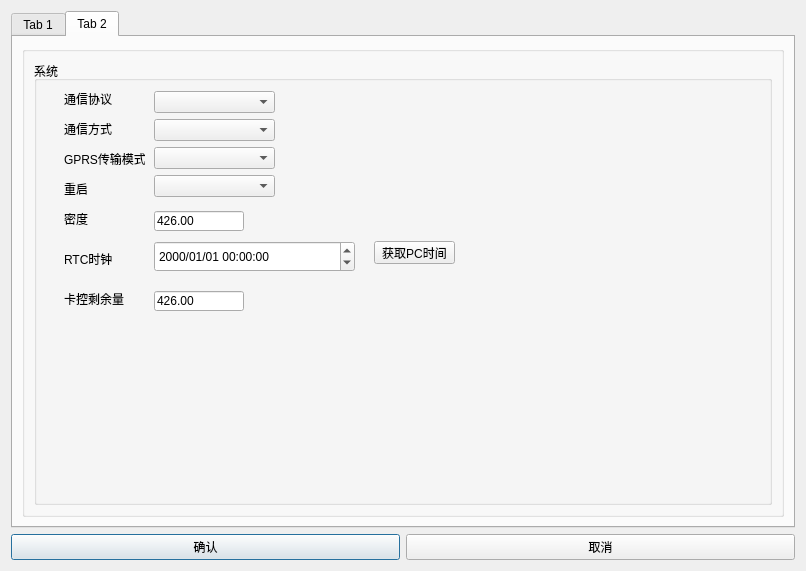
<?xml version="1.0" encoding="UTF-8"?>
<ui version="4.0">
 <class>Other_Editer</class>
 <widget class="QDialog" name="Other_Editer">
  <property name="geometry">
   <rect>
    <x>0</x>
    <y>0</y>
    <width>806</width>
    <height>571</height>
   </rect>
  </property>
  <property name="windowTitle">
   <string>Dialog</string>
  </property>
  <layout class="QGridLayout" name="gridLayout">
   <item row="1" column="0">
    <layout class="QHBoxLayout" name="horizontalLayout">
     <item>
      <widget class="QPushButton" name="ConfirmBtn">
       <property name="text">
        <string>确认</string>
       </property>
      </widget>
     </item>
     <item>
      <widget class="QPushButton" name="CancelBtn">
       <property name="text">
        <string>取消</string>
       </property>
      </widget>
     </item>
    </layout>
   </item>
   <item row="0" column="0">
    <widget class="QTabWidget" name="tabWidget">
     <property name="currentIndex">
      <number>1</number>
     </property>
     <widget class="QWidget" name="BaseTab">
      <attribute name="title">
       <string>Tab 1</string>
      </attribute>
      <layout class="QGridLayout" name="gridLayout_2">
       <item row="0" column="0">
        <layout class="QGridLayout" name="gridLayout_5">
         <item row="0" column="0">
          <widget class="QGroupBox" name="groupBox">
           <property name="title">
            <string/>
           </property>
           <widget class="QLabel" name="label">
            <property name="geometry">
             <rect>
              <x>21</x>
              <y>30</y>
              <width>24</width>
              <height>16</height>
             </rect>
            </property>
            <property name="text">
             <string>通道</string>
            </property>
           </widget>
           <widget class="QComboBox" name="ChannelCBX">
            <property name="geometry">
             <rect>
              <x>102</x>
              <y>21</y>
              <width>69</width>
              <height>20</height>
             </rect>
            </property>
           </widget>
           <widget class="QLabel" name="label_2">
            <property name="geometry">
             <rect>
              <x>21</x>
              <y>60</y>
              <width>41</width>
              <height>16</height>
             </rect>
            </property>
            <property name="text">
             <string>平台ID</string>
            </property>
           </widget>
           <widget class="QLineEdit" name="SubPrjNameID">
            <property name="geometry">
             <rect>
              <x>101</x>
              <y>60</y>
              <width>133</width>
              <height>20</height>
             </rect>
            </property>
           </widget>
           <widget class="QLineEdit" name="SubPrjName">
            <property name="geometry">
             <rect>
              <x>101</x>
              <y>90</y>
              <width>133</width>
              <height>20</height>
             </rect>
            </property>
           </widget>
           <widget class="QLabel" name="label_17">
            <property name="geometry">
             <rect>
              <x>21</x>
              <y>90</y>
              <width>41</width>
              <height>16</height>
             </rect>
            </property>
            <property name="text">
             <string>点位名</string>
            </property>
           </widget>
           <widget class="QLineEdit" name="SubPrjNum">
            <property name="geometry">
             <rect>
              <x>100</x>
              <y>120</y>
              <width>133</width>
              <height>20</height>
             </rect>
            </property>
           </widget>
           <widget class="QLabel" name="label_18">
            <property name="geometry">
             <rect>
              <x>20</x>
              <y>120</y>
              <width>51</width>
              <height>16</height>
             </rect>
            </property>
            <property name="text">
             <string>分项编号</string>
            </property>
           </widget>
           <widget class="QLabel" name="Linklable">
            <property name="geometry">
             <rect>
              <x>260</x>
              <y>90</y>
              <width>91</width>
              <height>16</height>
             </rect>
            </property>
            <property name="text">
             <string>获取平台参数</string>
            </property>
           </widget>
          </widget>
         </item>
         <item row="1" column="0">
          <widget class="QGroupBox" name="groupBox_2">
           <property name="title">
            <string>网络设置</string>
           </property>
           <widget class="QLabel" name="label_11">
            <property name="geometry">
             <rect>
              <x>20</x>
              <y>30</y>
              <width>71</width>
              <height>16</height>
             </rect>
            </property>
            <property name="text">
             <string>IP Address</string>
            </property>
           </widget>
           <widget class="QLineEdit" name="IP_Address">
            <property name="geometry">
             <rect>
              <x>110</x>
              <y>30</y>
              <width>371</width>
              <height>20</height>
             </rect>
            </property>
            <property name="text">
             <string>127.0.0.1</string>
            </property>
           </widget>
           <widget class="QLabel" name="label_12">
            <property name="geometry">
             <rect>
              <x>20</x>
              <y>70</y>
              <width>71</width>
              <height>16</height>
             </rect>
            </property>
            <property name="text">
             <string>Server Port</string>
            </property>
           </widget>
           <widget class="QLineEdit" name="ServerPortNum">
            <property name="geometry">
             <rect>
              <x>20</x>
              <y>90</y>
              <width>51</width>
              <height>20</height>
             </rect>
            </property>
            <property name="text">
             <string>502</string>
            </property>
           </widget>
           <widget class="QLineEdit" name="RetryCount">
            <property name="geometry">
             <rect>
              <x>140</x>
              <y>90</y>
              <width>51</width>
              <height>20</height>
             </rect>
            </property>
            <property name="text">
             <string>2</string>
            </property>
           </widget>
           <widget class="QLabel" name="label_13">
            <property name="geometry">
             <rect>
              <x>140</x>
              <y>70</y>
              <width>71</width>
              <height>16</height>
             </rect>
            </property>
            <property name="text">
             <string>重发次数</string>
            </property>
           </widget>
           <widget class="QLineEdit" name="RetryInternal">
            <property name="geometry">
             <rect>
              <x>250</x>
              <y>90</y>
              <width>51</width>
              <height>20</height>
             </rect>
            </property>
            <property name="text">
             <string>2</string>
            </property>
           </widget>
           <widget class="QLabel" name="label_14">
            <property name="geometry">
             <rect>
              <x>250</x>
              <y>70</y>
              <width>71</width>
              <height>16</height>
             </rect>
            </property>
            <property name="text">
             <string>重发间隔(s)</string>
            </property>
           </widget>
           <widget class="QLineEdit" name="HeartInternal">
            <property name="geometry">
             <rect>
              <x>360</x>
              <y>90</y>
              <width>51</width>
              <height>20</height>
             </rect>
            </property>
            <property name="text">
             <string>1</string>
            </property>
           </widget>
           <widget class="QLabel" name="label_15">
            <property name="geometry">
             <rect>
              <x>360</x>
              <y>70</y>
              <width>71</width>
              <height>16</height>
             </rect>
            </property>
            <property name="text">
             <string>心跳间隔(s)</string>
            </property>
           </widget>
          </widget>
         </item>
         <item row="2" column="0">
          <widget class="QGroupBox" name="groupBox_4">
           <property name="title">
            <string>设备信息</string>
           </property>
           <widget class="QLabel" name="label_4">
            <property name="geometry">
             <rect>
              <x>20</x>
              <y>100</y>
              <width>51</width>
              <height>16</height>
             </rect>
            </property>
            <property name="text">
             <string>站点编号</string>
            </property>
           </widget>
           <widget class="QLineEdit" name="StationID">
            <property name="geometry">
             <rect>
              <x>110</x>
              <y>100</y>
              <width>90</width>
              <height>20</height>
             </rect>
            </property>
           </widget>
           <widget class="QLabel" name="label_9">
            <property name="geometry">
             <rect>
              <x>20</x>
              <y>40</y>
              <width>51</width>
              <height>16</height>
             </rect>
            </property>
            <property name="text">
             <string>设备编号</string>
            </property>
           </widget>
           <widget class="QWidget" name="layoutWidget">
            <property name="geometry">
             <rect>
              <x>110</x>
              <y>36</y>
              <width>351</width>
              <height>24</height>
             </rect>
            </property>
            <layout class="QHBoxLayout" name="horizontalLayout_2">
             <item>
              <widget class="QLineEdit" name="DeviceID7"/>
             </item>
             <item>
              <widget class="QLineEdit" name="DeviceID6"/>
             </item>
             <item>
              <widget class="QLineEdit" name="DeviceID5"/>
             </item>
             <item>
              <widget class="QLineEdit" name="DeviceID4"/>
             </item>
             <item>
              <widget class="QLineEdit" name="DeviceID3"/>
             </item>
             <item>
              <widget class="QLineEdit" name="DeviceID2"/>
             </item>
             <item>
              <widget class="QLineEdit" name="DeviceID1"/>
             </item>
            </layout>
           </widget>
          </widget>
         </item>
        </layout>
       </item>
      </layout>
     </widget>
     <widget class="QWidget" name="SysTab">
      <attribute name="title">
       <string>Tab 2</string>
      </attribute>
      <layout class="QGridLayout" name="gridLayout_3">
       <item row="0" column="0">
        <layout class="QGridLayout" name="gridLayout_6">
         <item row="0" column="0">
          <widget class="QGroupBox" name="groupBox_5">
           <property name="title">
            <string/>
           </property>
           <layout class="QGridLayout" name="gridLayout_4">
            <item row="0" column="0">
             <widget class="QGroupBox" name="groupBox_3">
              <property name="title">
               <string>系统</string>
              </property>
              <widget class="QLabel" name="label_7">
               <property name="geometry">
                <rect>
                 <x>30</x>
                 <y>30</y>
                 <width>61</width>
                 <height>16</height>
                </rect>
               </property>
               <property name="text">
                <string>通信协议</string>
               </property>
              </widget>
              <widget class="QLabel" name="label_8">
               <property name="geometry">
                <rect>
                 <x>30</x>
                 <y>60</y>
                 <width>61</width>
                 <height>16</height>
                </rect>
               </property>
               <property name="text">
                <string>通信方式</string>
               </property>
              </widget>
              <widget class="QLabel" name="label_25">
               <property name="geometry">
                <rect>
                 <x>30</x>
                 <y>190</y>
                 <width>51</width>
                 <height>16</height>
                </rect>
               </property>
               <property name="text">
                <string>RTC时钟</string>
               </property>
              </widget>
              <widget class="QLabel" name="label_26">
               <property name="geometry">
                <rect>
                 <x>30</x>
                 <y>90</y>
                 <width>81</width>
                 <height>16</height>
                </rect>
               </property>
               <property name="text">
                <string>GPRS传输模式</string>
               </property>
              </widget>
              <widget class="QLabel" name="label_27">
               <property name="geometry">
                <rect>
                 <x>30</x>
                 <y>150</y>
                 <width>81</width>
                 <height>16</height>
                </rect>
               </property>
               <property name="text">
                <string>密度</string>
               </property>
              </widget>
              <widget class="QLineEdit" name="Density">
               <property name="geometry">
                <rect>
                 <x>120</x>
                 <y>150</y>
                 <width>90</width>
                 <height>20</height>
                </rect>
               </property>
               <property name="text">
                <string>426.00</string>
               </property>
              </widget>
              <widget class="QLabel" name="label_28">
               <property name="geometry">
                <rect>
                 <x>30</x>
                 <y>120</y>
                 <width>81</width>
                 <height>16</height>
                </rect>
               </property>
               <property name="text">
                <string>重启</string>
               </property>
              </widget>
              <widget class="QPushButton" name="getPC_TimeBtn">
               <property name="geometry">
                <rect>
                 <x>340</x>
                 <y>180</y>
                 <width>81</width>
                 <height>23</height>
                </rect>
               </property>
               <property name="text">
                <string>获取PC时间</string>
               </property>
              </widget>
              <widget class="QWidget" name="layoutWidget">
               <property name="geometry">
                <rect>
                 <x>120</x>
                 <y>30</y>
                 <width>121</width>
                 <height>108</height>
                </rect>
               </property>
               <layout class="QVBoxLayout" name="verticalLayout">
                <item>
                 <widget class="QComboBox" name="CommProtocol"/>
                </item>
                <item>
                 <widget class="QComboBox" name="CommWay"/>
                </item>
                <item>
                 <widget class="QComboBox" name="GPRS_Pass_Mode"/>
                </item>
                <item>
                 <widget class="QComboBox" name="SystemRestart"/>
                </item>
               </layout>
              </widget>
              <widget class="QDateTimeEdit" name="dateTimeEdit">
               <property name="geometry">
                <rect>
                 <x>120</x>
                 <y>180</y>
                 <width>201</width>
                 <height>31</height>
                </rect>
               </property>
               <property name="displayFormat">
                <string>yyyy/MM/dd HH:mm:ss</string>
               </property>
              </widget>
              <widget class="QLineEdit" name="lastVolumeText">
               <property name="geometry">
                <rect>
                 <x>120</x>
                 <y>230</y>
                 <width>90</width>
                 <height>20</height>
                </rect>
               </property>
               <property name="text">
                <string>426.00</string>
               </property>
              </widget>
              <widget class="QLabel" name="lastVolumeLbl">
               <property name="geometry">
                <rect>
                 <x>30</x>
                 <y>230</y>
                 <width>61</width>
                 <height>16</height>
                </rect>
               </property>
               <property name="text">
                <string>卡控剩余量</string>
               </property>
              </widget>
             </widget>
            </item>
           </layout>
          </widget>
         </item>
        </layout>
       </item>
      </layout>
     </widget>
    </widget>
   </item>
  </layout>
 </widget>
 <resources/>
 <connections/>
</ui>
